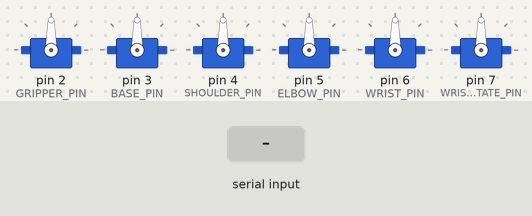
Simulated run of this sketch. Board: Arduino Uno, built with avr-gcc and run on an emulated ATmega328P. On the bench: 6 × servo. Inputs (shaded band) come from the test bench.

Above: at 1.2 s.
1.3 s: "grip_close\n" received over Serial
At 1.8 s:
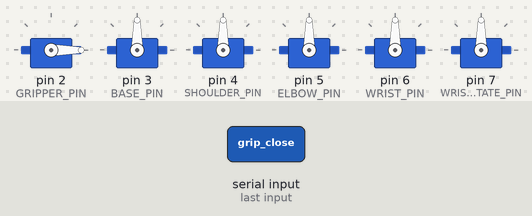
2.8 s: "grip_open\n" received over Serial
At 4.0 s:
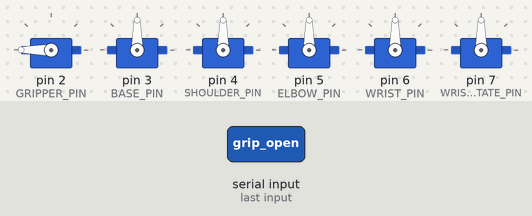
4.3 s: "move_forward\n" received over Serial
At 5.4 s:
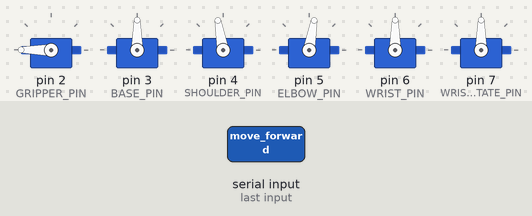
5.8 s: "move_right\n" received over Serial
At 6.5 s:
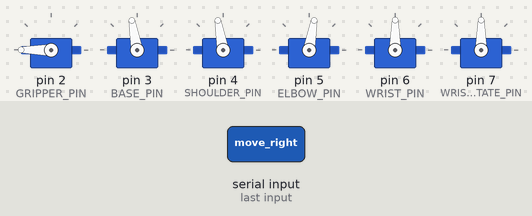
7.3 s: "move_backward\n" received over Serial
At 7.7 s:
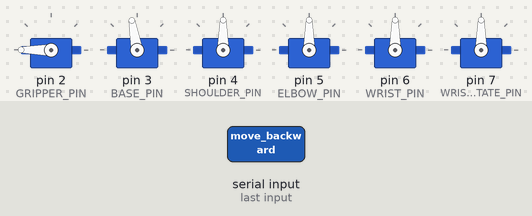
8.8 s: "move_left\n" received over Serial
At 9.9 s:
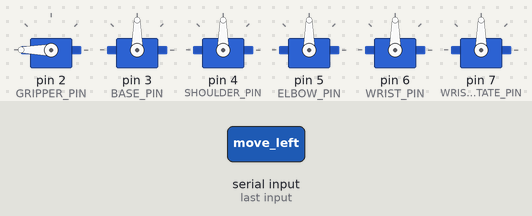
Timing chart, 0 to 11.3 s (numbered marks = the images above; inputs shaded):
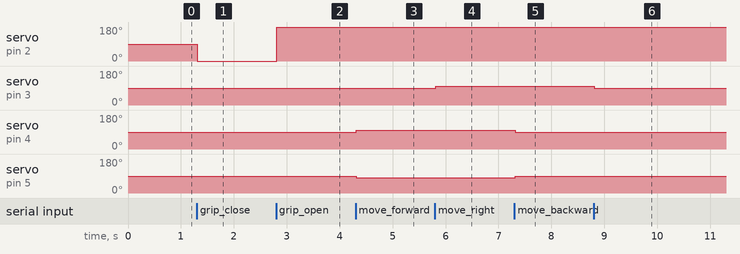

The sketch:

robotic_arm.ino
```cpp
#include <Servo.h>

// Define servo pins
const int GRIPPER_PIN = 2;
const int BASE_PIN = 3;
const int SHOULDER_PIN = 4;
const int ELBOW_PIN = 5;
const int WRIST_PIN = 6;
const int WRIST_ROTATE_PIN = 7;

// Create servo objects
Servo gripper;
Servo base;
Servo shoulder;
Servo elbow;
Servo wrist;
Servo wristRotate;

// Servo positions
int gripperPos = 90;    // 0: closed, 180: open
int basePos = 90;       // 0: left, 180: right
int shoulderPos = 90;   // 0: down, 180: up
int elbowPos = 90;      // 0: down, 180: up
int wristPos = 90;      // 0: down, 180: up
int wristRotatePos = 90;// 0: left, 180: right

void setup() {
    Serial.begin(9600);

    // Attach servos to pins
    gripper.attach(GRIPPER_PIN);
    base.attach(BASE_PIN);
    shoulder.attach(SHOULDER_PIN);
    elbow.attach(ELBOW_PIN);
    wrist.attach(WRIST_PIN);
    wristRotate.attach(WRIST_ROTATE_PIN);

    // Initialize servos to default positions
    moveAllServos();
}

void loop() {
    if (Serial.available()) {
        String command = Serial.readStringUntil('\n');
        command.trim();

        // Process command
        if (command == "grip_close") {
            gripperPos = 0;
        } else if (command == "grip_open") {
            gripperPos = 180;
        } else if (command == "move_forward") {
            // Move arm forward
            shoulderPos = constrain(shoulderPos + 10, 0, 180);
            elbowPos = constrain(elbowPos - 10, 0, 180);
        } else if (command == "move_backward") {
            // Move arm backward
            shoulderPos = constrain(shoulderPos - 10, 0, 180);
            elbowPos = constrain(elbowPos + 10, 0, 180);
        } else if (command == "move_left") {
            basePos = constrain(basePos - 10, 0, 180);
        } else if (command == "move_right") {
            basePos = constrain(basePos + 10, 0, 180);
        }

        // Update servo positions
        moveAllServos();
    }
}

void moveAllServos() {
    gripper.write(gripperPos);
    base.write(basePos);
    shoulder.write(shoulderPos);
    elbow.write(elbowPos);
    wrist.write(wristPos);
    wristRotate.write(wristRotatePos);
} 
```

Measured:
- after the input at 1.3 s, servo on pin 2 (GRIPPER_PIN): 90° → 0° at once
- after the input at 2.8 s, servo on pin 2 (GRIPPER_PIN): 0° → 180° at once
- after the input at 4.3 s, servo on pin 4 (SHOULDER_PIN): 90° → 100° at once; servo on pin 5 (ELBOW_PIN): 90° → 80° at once
- after the input at 5.8 s, servo on pin 3 (BASE_PIN): 90° → 100° at once
- after the input at 7.3 s, servo on pin 4 (SHOULDER_PIN): 100° → 90° at once; servo on pin 5 (ELBOW_PIN): 80° → 90° at once
- after the input at 8.8 s, servo on pin 3 (BASE_PIN): 100° → 90° at once
